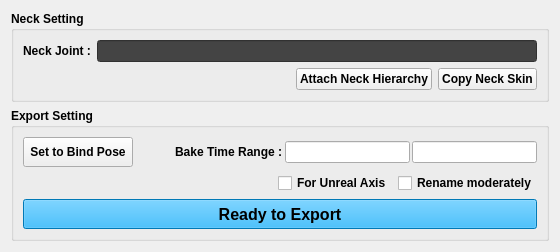
      <widget class="QWidget" name="child3">
       <attribute name="title">
        <string>Facial Manager</string>
       </attribute>
       <layout class="QVBoxLayout" name="verticalLayout_4">
        <item>
         <widget class="QGroupBox" name="groupBox_3">
          <property name="sizePolicy">
           <sizepolicy hsizetype="Expanding" vsizetype="Fixed">
            <horstretch>0</horstretch>
            <verstretch>0</verstretch>
           </sizepolicy>
          </property>
          <property name="font">
           <font>
            <weight>75</weight>
            <bold>true</bold>
           </font>
          </property>
          <property name="title">
           <string>Neck Setting</string>
          </property>
          <layout class="QVBoxLayout" name="verticalLayout_14">
           <item>
            <layout class="QHBoxLayout" name="horizontalLayout_15">
             <item>
              <widget class="QLabel" name="Neck_Text">
               <property name="text">
                <string>Neck Joint :</string>
               </property>
              </widget>
             </item>
             <item>
              <widget class="QLineEdit" name="Neck_pathText">
               <property name="focusPolicy">
                <enum>Qt::ClickFocus</enum>
               </property>
               <property name="styleSheet">
                <string notr="true">background-color: rgb(68, 68, 68);
selection-background-color: rgb(0, 170, 127);</string>
               </property>
              </widget>
             </item>
            </layout>
           </item>
           <item>
            <layout class="QHBoxLayout" name="horizontalLayout_20">
             <item>
              <spacer name="horizontalSpacer_4">
               <property name="orientation">
                <enum>Qt::Horizontal</enum>
               </property>
               <property name="sizeHint" stdset="0">
                <size>
                 <width>40</width>
                 <height>20</height>
                </size>
               </property>
              </spacer>
             </item>
             <item>
              <widget class="QPushButton" name="AttachNeckBtn">
               <property name="text">
                <string>Attach Neck Hierarchy</string>
               </property>
              </widget>
             </item>
             <item>
              <widget class="QPushButton" name="CopyNeckSkinBtn">
               <property name="text">
                <string>Copy Neck Skin</string>
               </property>
              </widget>
             </item>
            </layout>
           </item>
          </layout>
         </widget>
        </item>
        <item>
         <widget class="QGroupBox" name="groupBox_4">
          <property name="sizePolicy">
           <sizepolicy hsizetype="Expanding" vsizetype="Fixed">
            <horstretch>0</horstretch>
            <verstretch>0</verstretch>
           </sizepolicy>
          </property>
          <property name="font">
           <font>
            <weight>75</weight>
            <bold>true</bold>
            <strikeout>false</strikeout>
            <kerning>true</kerning>
           </font>
          </property>
          <property name="title">
           <string>Export Setting</string>
          </property>
          <layout class="QVBoxLayout" name="verticalLayout_15">
           <item>
            <layout class="QHBoxLayout" name="horizontalLayout_21">
             <property name="spacing">
              <number>2</number>
             </property>
             <item>
              <widget class="QPushButton" name="SetToBindBtn">
               <property name="sizePolicy">
                <sizepolicy hsizetype="Minimum" vsizetype="Fixed">
                 <horstretch>0</horstretch>
                 <verstretch>0</verstretch>
                </sizepolicy>
               </property>
               <property name="minimumSize">
                <size>
                 <width>110</width>
                 <height>30</height>
                </size>
               </property>
               <property name="text">
                <string>Set to Bind Pose</string>
               </property>
              </widget>
             </item>
             <item>
              <spacer name="horizontalSpacer_5">
               <property name="orientation">
                <enum>Qt::Horizontal</enum>
               </property>
               <property name="sizeType">
                <enum>QSizePolicy::MinimumExpanding</enum>
               </property>
               <property name="sizeHint" stdset="0">
                <size>
                 <width>40</width>
                 <height>20</height>
                </size>
               </property>
              </spacer>
             </item>
             <item>
              <widget class="QLabel" name="TimeRangeText">
               <property name="sizePolicy">
                <sizepolicy hsizetype="Expanding" vsizetype="Preferred">
                 <horstretch>0</horstretch>
                 <verstretch>0</verstretch>
                </sizepolicy>
               </property>
               <property name="text">
                <string>Bake Time Range :</string>
               </property>
              </widget>
             </item>
             <item>
              <widget class="QLineEdit" name="TimeStart_pathText">
               <property name="sizePolicy">
                <sizepolicy hsizetype="Expanding" vsizetype="Fixed">
                 <horstretch>0</horstretch>
                 <verstretch>0</verstretch>
                </sizepolicy>
               </property>
               <property name="focusPolicy">
                <enum>Qt::ClickFocus</enum>
               </property>
               <property name="alignment">
                <set>Qt::AlignCenter</set>
               </property>
              </widget>
             </item>
             <item>
              <widget class="QLineEdit" name="TimeEnd_pathText">
               <property name="sizePolicy">
                <sizepolicy hsizetype="Expanding" vsizetype="Fixed">
                 <horstretch>0</horstretch>
                 <verstretch>0</verstretch>
                </sizepolicy>
               </property>
               <property name="focusPolicy">
                <enum>Qt::ClickFocus</enum>
               </property>
               <property name="alignment">
                <set>Qt::AlignCenter</set>
               </property>
              </widget>
             </item>
            </layout>
           </item>
           <item>
            <layout class="QHBoxLayout" name="horizontalLayout_22">
             <property name="spacing">
              <number>6</number>
             </property>
             <item>
              <spacer name="horizontalSpacer_6">
               <property name="orientation">
                <enum>Qt::Horizontal</enum>
               </property>
               <property name="sizeType">
                <enum>QSizePolicy::MinimumExpanding</enum>
               </property>
               <property name="sizeHint" stdset="0">
                <size>
                 <width>40</width>
                 <height>20</height>
                </size>
               </property>
              </spacer>
             </item>
             <item>
              <widget class="QCheckBox" name="UnrealCheckBox">
               <property name="sizePolicy">
                <sizepolicy hsizetype="Minimum" vsizetype="Fixed">
                 <horstretch>0</horstretch>
                 <verstretch>0</verstretch>
                </sizepolicy>
               </property>
               <property name="styleSheet">
                <string notr="true">selection-background-color: rgb(255, 85, 0);</string>
               </property>
               <property name="text">
                <string>For Unreal Axis</string>
               </property>
              </widget>
             </item>
             <item>
              <widget class="QCheckBox" name="NameCheckBox">
               <property name="styleSheet">
                <string notr="true">selection-background-color: rgb(255, 85, 0);</string>
               </property>
               <property name="text">
                <string>Rename moderately</string>
               </property>
              </widget>
             </item>
            </layout>
           </item>
           <item>
            <layout class="QHBoxLayout" name="horizontalLayout_23">
             <item>
              <widget class="QPushButton" name="ReadyToExportBtn">
               <property name="sizePolicy">
                <sizepolicy hsizetype="Expanding" vsizetype="Fixed">
                 <horstretch>0</horstretch>
                 <verstretch>0</verstretch>
                </sizepolicy>
               </property>
               <property name="minimumSize">
                <size>
                 <width>110</width>
                 <height>30</height>
                </size>
               </property>
               <property name="font">
                <font>
                 <pointsize>12</pointsize>
                 <weight>75</weight>
                 <bold>true</bold>
                </font>
               </property>
               <property name="styleSheet">
                <string notr="true">background-color: rgb(0, 170, 255);</string>
               </property>
               <property name="text">
                <string>Ready to Export</string>
               </property>
              </widget>
             </item>
            </layout>
           </item>
          </layout>
         </widget>
        </item>
       </layout>
      </widget>
